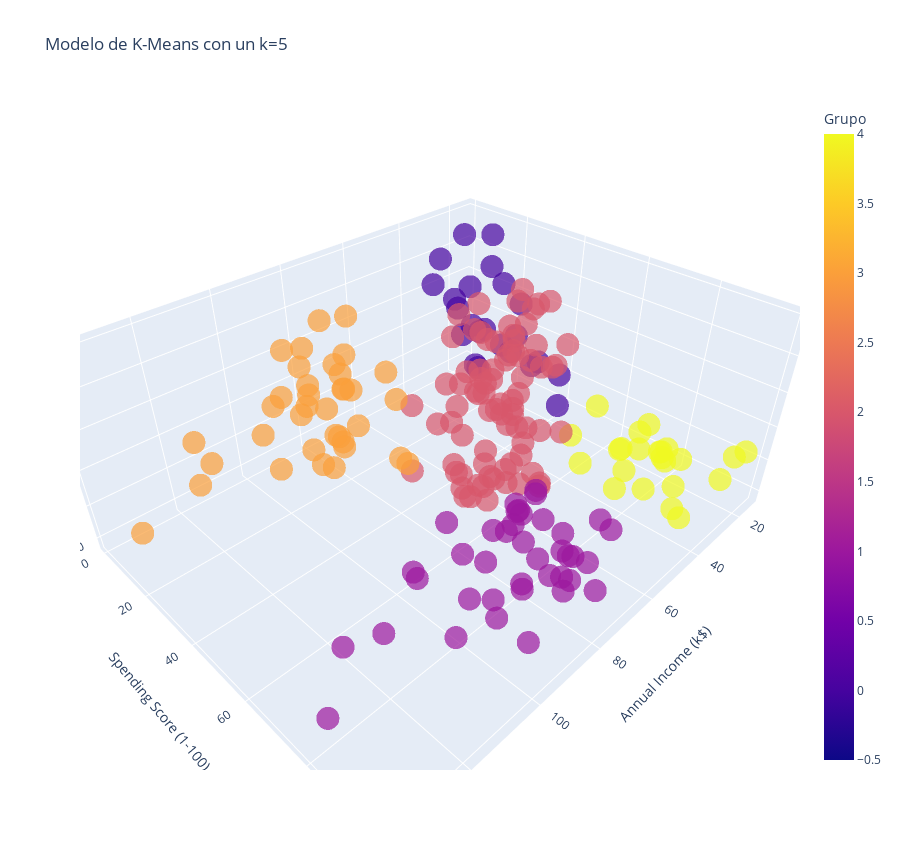

Notebook code cell kept with this figure:
### Code cell
Grafica_3D = px.scatter_3d(Datos, x='Annual Income (k$)', y='Spending Score (1-100)', z='Age', color='Grupo', symbol='Grupo', symbol_map={0: 'circle', 1: 'circle', 2: 'circle', 3: 'circle', 4: 'circle', 5: 'circle'}, opacity=0.7, width=900, height=850, title=f'Modelo de K-Means con un k={5}', labels={'label': 'Cluster'}, color_discrete_map={})
Grafica_3D.update_layout(showlegend=False)

### Figure 1 — Plotly figure (JSON) as saved in the notebook; plotly's stock layout.template omitted (floating-point values rounded to 4 significant figures)
{"data": [{"hovertemplate": "Grupo=%{marker.color}<br>Annual Income (k$)=%{x}<br>Spending Score (1-100)=%{y}<br>Age=%{z}<extra></extra>", "legendgroup": "0", "marker": {"color": [0, 0, 0, 0, 0, 0, 0, 0, 0, 0, 0, 0, 0, 0, 0, 0, 0, 0, 0, 0, 0, 0, 0], "coloraxis": "coloraxis", "opacity": 0.7, "symbol": "circle"}, "mode": "markers", "name": "0", "scene": "scene", "showlegend": true, "type": "scatter3d", "x": [15, 16, 17, 18, 19, 19, 20, 20, 21, 23, 24, 25, 28, 28, 29, 30, 33, 33, 34, 37, 38, 39, 39], "y": [39, 6, 40, 6, 3, 14, 15, 13, 35, 29, 35, 5, 14, 32, 31, 4, 4, 14, 17, 26, 35, 36, 28], "z": [19, 20, 31, 35, 64, 67, 58, 37, 35, 52, 35, 46, 54, 45, 40, 60, 53, 49, 42, 36, 65, 48, 49]}, {"hovertemplate": "Grupo=%{marker.color}<br>Annual Income (k$)=%{x}<br>Spending Score (1-100)=%{y}<br>Age=%{z}<extra></extra>", "legendgroup": "4", "marker": {"color": [4, 4, 4, 4, 4, 4, 4, 4, 4, 4, 4, 4, 4, 4, 4, 4, 4, 4, 4, 4, 4, 4, 4], "coloraxis": "coloraxis", "opacity": 0.7, "symbol": "circle"}, "mode": "markers", "name": "4", "scene": "scene", "showlegend": true, "type": "scatter3d", "x": [15, 16, 17, 18, 19, 19, 20, 20, 21, 23, 24, 25, 28, 28, 29, 30, 33, 33, 34, 37, 38, 39, 39], "y": [81, 77, 76, 94, 72, 99, 77, 79, 66, 98, 73, 73, 82, 61, 87, 73, 92, 81, 73, 75, 92, 61, 65], "z": [21, 23, 22, 23, 30, 35, 24, 22, 20, 35, 25, 31, 29, 35, 23, 21, 18, 21, 30, 20, 24, 31, 24]}, {"hovertemplate": "Grupo=%{marker.color}<br>Annual Income (k$)=%{x}<br>Spending Score (1-100)=%{y}<br>Age=%{z}<extra></extra>", "legendgroup": "2", "marker": {"color": [2, 2, 2, 2, 2, 2, 2, 2, 2, 2, 2, 2, 2, 2, 2, 2, 2, 2, 2, 2, 2, 2, 2, 2, 2, 2, 2, 2, 2, 2, 2, 2, 2, 2, 2, 2, 2, 2, 2, 2, 2, 2, 2, 2, 2, 2, 2, 2, 2, 2, 2, 2, 2, 2, 2, 2, 2, 2, 2, 2, 2, 2, 2, 2, 2, 2, 2, 2, 2, 2, 2, 2, 2, 2, 2, 2, 2, 2, 2], "coloraxis": "coloraxis", "opacity": 0.7, "symbol": "circle"}, "mode": "markers", "name": "2", "scene": "scene", "showlegend": true, "type": "scatter3d", "x": [40, 40, 40, 40, 42, 42, 43, 43, 43, 43, 44, 44, 46, 46, 46, 46, 47, 47, 48, 48, 48, 48, 48, 48, 49, 49, 50, 50, 54, 54, 54, 54, 54, 54, 54, 54, 54, 54, 54, 54, 57, 57, 58, 58, 59, 59, 60, 60, 60, 60, 60, 60, 61, 61, 62, 62, 62, 62, 62, 62, 63, 63, 63, 63, 63, 63, 64, 64, 65, 65, 65, 65, 67, 67, 67, 67, 69, 71, 76], "y": [55, 47, 42, 42, 52, 60, 54, 60, 45, 41, 50, 46, 51, 46, 56, 55, 52, 59, 51, 59, 50, 48, 59, 47, 55, 42, 49, 56, 47, 54, 53, 48, 52, 42, 51, 55, 41, 44, 57, 46, 58, 55, 60, 46, 55, 41, 49, 40, 42, 52, 47, 50, 42, 49, 41, 48, 59, 55, 56, 42, 50, 46, 43, 48, 52, 54, 42, 46, 48, 50, 43, 59, 43, 57, 56, 40, 58, 35, 40], "z": [50, 27, 29, 31, 49, 33, 31, 59, 50, 47, 51, 69, 27, 53, 70, 19, 67, 54, 63, 18, 43, 68, 19, 32, 70, 47, 60, 60, 59, 26, 45, 40, 23, 49, 57, 38, 67, 46, 21, 48, 55, 22, 34, 50, 68, 18, 48, 40, 32, 24, 47, 27, 48, 20, 23, 49, 67, 26, 49, 21, 66, 54, 68, 66, 65, 19, 38, 19, 18, 19, 63, 49, 51, 50, 27, 38, 40, 43, 28]}, {"hovertemplate": "Grupo=%{marker.color}<br>Annual Income (k$)=%{x}<br>Spending Score (1-100)=%{y}<br>Age=%{z}<extra></extra>", "legendgroup": "1", "marker": {"color": [1, 1, 1, 1, 1, 1, 1, 1, 1, 1, 1, 1, 1, 1, 1, 1, 1, 1, 1, 1, 1, 1, 1, 1, 1, 1, 1, 1, 1, 1, 1, 1, 1, 1, 1, 1, 1, 1, 1], "coloraxis": "coloraxis", "opacity": 0.7, "symbol": "circle"}, "mode": "markers", "name": "1", "scene": "scene", "showlegend": true, "type": "scatter3d", "x": [69, 70, 71, 71, 71, 72, 73, 73, 74, 75, 76, 77, 77, 78, 78, 78, 78, 78, 78, 79, 81, 85, 86, 87, 87, 87, 88, 88, 93, 97, 98, 99, 101, 103, 103, 113, 120, 126, 137], "y": [91, 77, 95, 75, 75, 71, 88, 73, 72, 93, 87, 97, 74, 90, 88, 76, 89, 78, 73, 83, 93, 75, 95, 63, 75, 92, 86, 69, 90, 86, 88, 97, 68, 85, 69, 91, 79, 74, 83], "z": [39, 31, 40, 38, 39, 31, 29, 32, 35, 32, 32, 28, 32, 34, 39, 38, 27, 30, 30, 29, 31, 36, 33, 32, 28, 36, 30, 27, 35, 32, 29, 30, 28, 36, 32, 38, 35, 32, 30]}, {"hovertemplate": "Grupo=%{marker.color}<br>Annual Income (k$)=%{x}<br>Spending Score (1-100)=%{y}<br>Age=%{z}<extra></extra>", "legendgroup": "3", "marker": {"color": [3, 3, 3, 3, 3, 3, 3, 3, 3, 3, 3, 3, 3, 3, 3, 3, 3, 3, 3, 3, 3, 3, 3, 3, 3, 3, 3, 3, 3, 3, 3, 3, 3, 3, 3, 3], "coloraxis": "coloraxis", "opacity": 0.7, "symbol": "circle"}, "mode": "markers", "name": "3", "scene": "scene", "showlegend": true, "type": "scatter3d", "x": [70, 71, 71, 72, 73, 73, 74, 75, 77, 77, 78, 78, 78, 78, 78, 78, 79, 81, 85, 86, 87, 87, 87, 88, 88, 93, 97, 98, 99, 101, 103, 103, 113, 120, 126, 137], "y": [29, 11, 9, 34, 5, 7, 10, 5, 12, 36, 22, 17, 20, 16, 1, 1, 35, 5, 26, 20, 27, 13, 10, 13, 15, 14, 32, 15, 39, 24, 17, 23, 8, 16, 28, 18], "z": [23, 59, 47, 25, 20, 44, 19, 57, 25, 48, 34, 43, 44, 47, 37, 34, 56, 19, 50, 42, 36, 40, 36, 52, 58, 59, 37, 46, 41, 54, 41, 34, 33, 47, 45, 32]}], "layout": {"coloraxis": {"colorbar": {"title": {"text": "Grupo"}}, "colorscale": [[0, "#0d0887"], [0.1111, "#46039f"], [0.2222, "#7201a8"], [0.3333, "#9c179e"], [0.4444, "#bd3786"], [0.5556, "#d8576b"], [0.6667, "#ed7953"], [0.7778, "#fb9f3a"], [0.8889, "#fdca26"], [1, "#f0f921"]]}, "height": 850, "legend": {"title": {"text": "Grupo"}, "tracegroupgap": 0}, "scene": {"aspectmode": "auto", "aspectratio": {"x": 1.429, "y": 1.148, "z": 0.6093}, "camera": {"center": {"x": 0, "y": 0, "z": 0}, "eye": {"x": 1.2, "y": 1.2, "z": 1.2}, "projection": {"type": "perspective"}, "up": {"x": 0, "y": 0, "z": 1}}, "domain": {"x": [0, 1], "y": [0, 1]}, "xaxis": {"title": {"text": "Annual Income (k$)"}, "type": "linear"}, "yaxis": {"title": {"text": "Spending Score (1-100)"}, "type": "linear"}, "zaxis": {"title": {"text": "Age"}, "type": "linear"}}, "showlegend": false, "title": {"text": "Modelo de K-Means con un k=5"}, "width": 900}}
